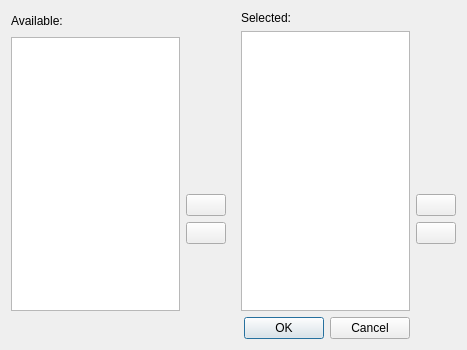
<?xml version="1.0" encoding="UTF-8"?>
<ui version="4.0">
 <class>LanguagesDialog</class>
 <widget class="QWidget" name="LanguagesDialog">
  <property name="geometry">
   <rect>
    <x>0</x>
    <y>0</y>
    <width>467</width>
    <height>350</height>
   </rect>
  </property>
  <property name="windowTitle">
   <string>Languages</string>
  </property>
  <layout class="QGridLayout" name="gridLayout">
   <item row="0" column="0" rowspan="2">
    <widget class="QLabel" name="label">
     <property name="text">
      <string>Available:</string>
     </property>
    </widget>
   </item>
   <item row="0" column="2">
    <widget class="QLabel" name="label_2">
     <property name="text">
      <string>Selected:</string>
     </property>
    </widget>
   </item>
   <item row="1" column="2" rowspan="5">
    <widget class="QListWidget" name="selectedListWidget"/>
   </item>
   <item row="2" column="0" rowspan="4">
    <widget class="QListWidget" name="availableListWidget"/>
   </item>
   <item row="2" column="1">
    <spacer name="verticalSpacer">
     <property name="orientation">
      <enum>Qt::Vertical</enum>
     </property>
     <property name="sizeHint" stdset="0">
      <size>
       <width>49</width>
       <height>153</height>
      </size>
     </property>
    </spacer>
   </item>
   <item row="2" column="3">
    <spacer name="verticalSpacer_3">
     <property name="orientation">
      <enum>Qt::Vertical</enum>
     </property>
     <property name="sizeHint" stdset="0">
      <size>
       <width>21</width>
       <height>153</height>
      </size>
     </property>
    </spacer>
   </item>
   <item row="3" column="1">
    <widget class="QPushButton" name="addButton">
     <property name="sizePolicy">
      <sizepolicy hsizetype="Fixed" vsizetype="Fixed">
       <horstretch>0</horstretch>
       <verstretch>0</verstretch>
      </sizepolicy>
     </property>
     <property name="text">
      <string/>
     </property>
     <property name="icon">
      <iconset resource="raw.qrc">
       <normaloff>:/raw/pics/go-next.png</normaloff>:/raw/pics/go-next.png</iconset>
     </property>
    </widget>
   </item>
   <item row="3" column="3">
    <widget class="QPushButton" name="upButton">
     <property name="sizePolicy">
      <sizepolicy hsizetype="Fixed" vsizetype="Fixed">
       <horstretch>0</horstretch>
       <verstretch>0</verstretch>
      </sizepolicy>
     </property>
     <property name="text">
      <string/>
     </property>
     <property name="icon">
      <iconset resource="raw.qrc">
       <normaloff>:/raw/pics/go-up.png</normaloff>:/raw/pics/go-up.png</iconset>
     </property>
    </widget>
   </item>
   <item row="4" column="1">
    <widget class="QPushButton" name="removeButton">
     <property name="sizePolicy">
      <sizepolicy hsizetype="Fixed" vsizetype="Fixed">
       <horstretch>0</horstretch>
       <verstretch>0</verstretch>
      </sizepolicy>
     </property>
     <property name="text">
      <string/>
     </property>
     <property name="icon">
      <iconset resource="raw.qrc">
       <normaloff>:/raw/pics/go-previous.png</normaloff>:/raw/pics/go-previous.png</iconset>
     </property>
    </widget>
   </item>
   <item row="4" column="3">
    <widget class="QPushButton" name="downButton">
     <property name="sizePolicy">
      <sizepolicy hsizetype="Fixed" vsizetype="Fixed">
       <horstretch>0</horstretch>
       <verstretch>0</verstretch>
      </sizepolicy>
     </property>
     <property name="text">
      <string/>
     </property>
     <property name="icon">
      <iconset resource="raw.qrc">
       <normaloff>:/raw/pics/go-down.png</normaloff>:/raw/pics/go-down.png</iconset>
     </property>
    </widget>
   </item>
   <item row="5" column="1">
    <spacer name="verticalSpacer_2">
     <property name="orientation">
      <enum>Qt::Vertical</enum>
     </property>
     <property name="sizeHint" stdset="0">
      <size>
       <width>49</width>
       <height>68</height>
      </size>
     </property>
    </spacer>
   </item>
   <item row="5" column="3">
    <spacer name="verticalSpacer_4">
     <property name="orientation">
      <enum>Qt::Vertical</enum>
     </property>
     <property name="sizeHint" stdset="0">
      <size>
       <width>21</width>
       <height>68</height>
      </size>
     </property>
    </spacer>
   </item>
   <item row="6" column="2">
    <widget class="QDialogButtonBox" name="buttonBox">
     <property name="sizePolicy">
      <sizepolicy hsizetype="Expanding" vsizetype="Fixed">
       <horstretch>0</horstretch>
       <verstretch>0</verstretch>
      </sizepolicy>
     </property>
     <property name="standardButtons">
      <set>QDialogButtonBox::Cancel|QDialogButtonBox::Ok</set>
     </property>
    </widget>
   </item>
  </layout>
 </widget>
 <tabstops>
  <tabstop>addButton</tabstop>
  <tabstop>removeButton</tabstop>
  <tabstop>upButton</tabstop>
  <tabstop>downButton</tabstop>
  <tabstop>buttonBox</tabstop>
 </tabstops>
 <resources>
  <include location="raw.qrc"/>
 </resources>
 <connections/>
</ui>
